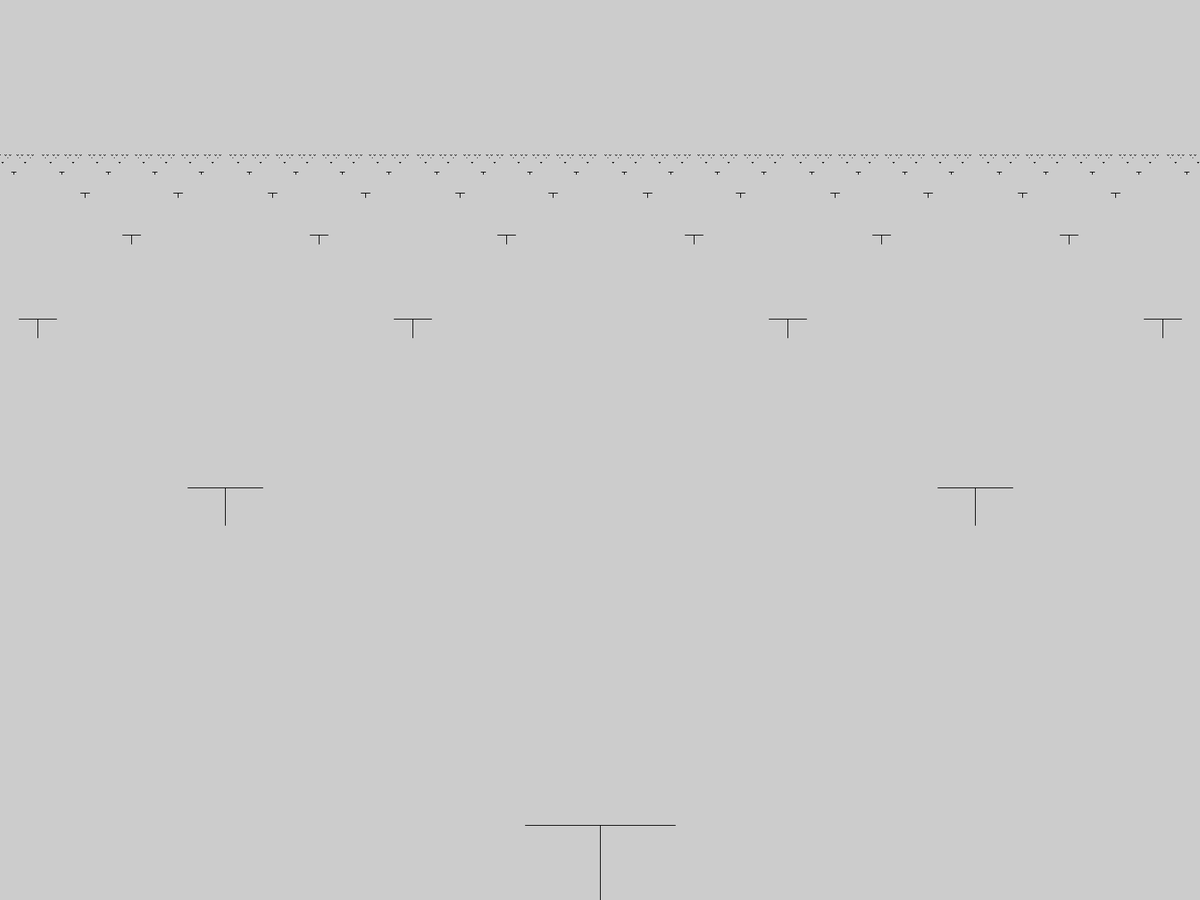
Frame 1 (no input)
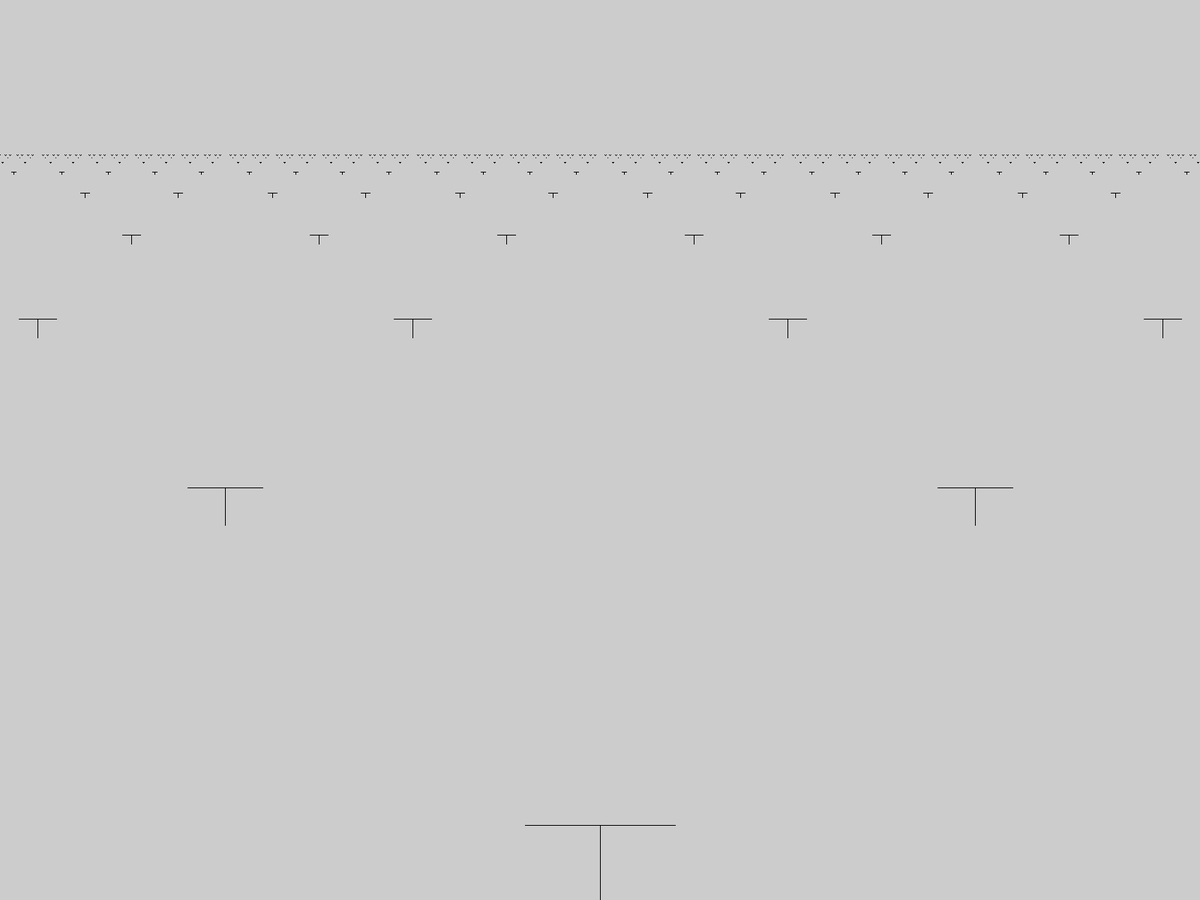
Frame 2 (the mouse pressed at the canvas centre, redrawn once)

The Processing sketch that drew these frames (run headless with seeded random() and noise(); the mouse was pressed at the canvas centre and the sketch redrawn once):

// Processing sketch: Shape_3_Parameters_Recursion_3
// ── Shape_3_Parameters_Recursion_3.pde
int xx; // X-coordinate of the center
int yy; // Y-coordinate of the bottom
int x;
int y;
int a = 500; // Half the width of the top bar
int n = 10; // Number of recursions
int aD= 5;
void setup() {
  fullScreen();
  //size(500, 500);
  noLoop();
  xx = width/2;
  yy = height;
}
void draw() {
  translate(xx,yy);
  drawT(x, y, a, n, aD);
}
void drawT(int x, int y, int apex, int num, int apexDivider) {
  line(x, y, x, y-apex/apexDivider);
  line(x-apex/apexDivider, y-apex/apexDivider, x+apex/apexDivider, y-apex/apexDivider);
  // This relational expression must eventually be
  // false to stop the recursion and draw the lines
  if (num > 0) {
    drawT(x-apex, y-apex, apex/2, num-1, apexDivider);
    drawT(x+apex, y-apex, apex/2, num-1, apexDivider);
  }
}
